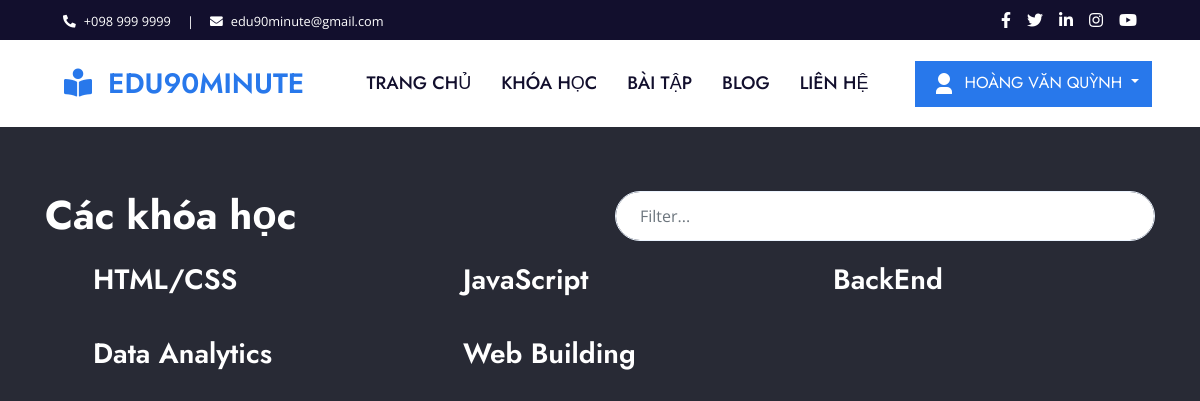
/?ctl=courses (signed in), run on an earlier commit of the app's database.
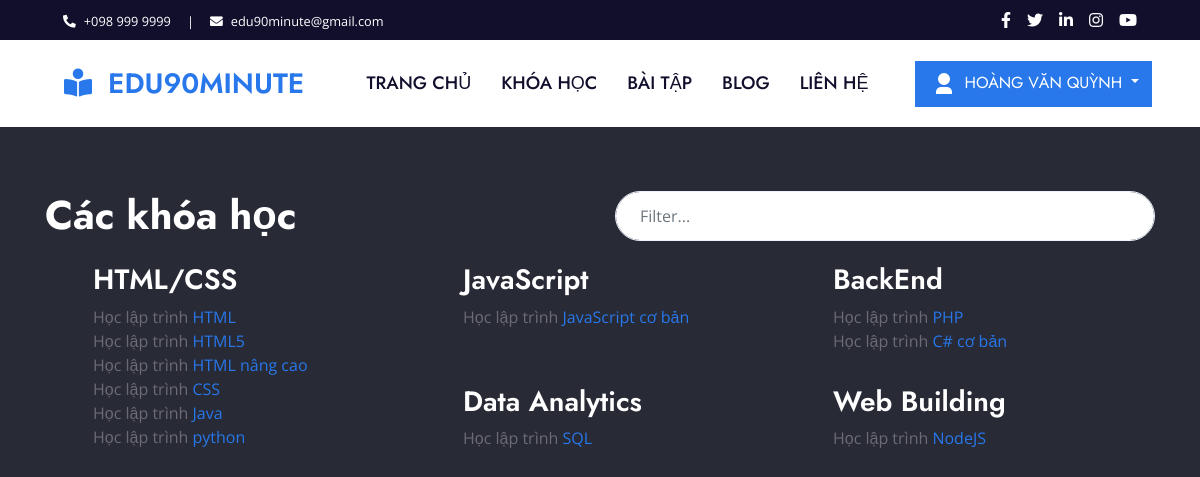
And on a later commit of the database.
### tables this page shows
CREATE TABLE `topics` (
  `id` int(10) UNSIGNED NOT NULL,
  `name` varchar(255) NOT NULL,
  `status` smallint(6) NOT NULL DEFAULT 1,
  `created_at` timestamp NULL DEFAULT NULL,
  `updated_at` timestamp NULL DEFAULT NULL
);

CREATE TABLE `courses` (
  `id` int(10) UNSIGNED NOT NULL,
  `name` varchar(255) NOT NULL,
  `described` varchar(255) NOT NULL,
  `fileUpload` varchar(255) NOT NULL,
  `price` int(11) NOT NULL DEFAULT 0,
  `inputs` text NOT NULL,
  `outputs` text NOT NULL,
  `interact` int(11) NOT NULL DEFAULT 0,
  `relate` float NOT NULL,
  `tags` varchar(255) NOT NULL,
  `created_at` timestamp NULL DEFAULT current_timestamp(),
  `state` smallint(6) NOT NULL DEFAULT 0,
  `topicId` varchar(50) NOT NULL
);

### Controllers/BaseController.php (called while the page is built, shortened)
<?php
class BaseController{
    protected function view($viewPath, array $data = []){
        include self::VIEWS_FOLDER_NAME . str_replace('.', '/', $viewPath) . '.php';
    }
}

### Controllers/CoursesController.php (called while the page is built, shortened)
<?php
class CoursesController extends BaseController{
    protected $coursesModel;
    protected $topicsModel;
    protected $data = [];
    public function __construct() {
        $this->coursesModel = new CoursesModel();
        $this->topicsModel = new TopicsModel();
    }
    public function index(){
        $this->data['courses'] = $this->coursesModel->all('', '', '', '', '', ['relate' => 'asc']);
        $this->data['topics'] = $this->topicsModel->all();
        return $this->view('courses.index', $this->data);
    }
}

### Views/main.php (called while the page is built, shortened)
<?php
        $actionName = $_REQUEST['act'] ?? 'index';
        $controllerObj = new $controllerName;
        $controllerObj->$actionName();
    ?>

### Models/BaseModel.php (called while the page is built, shortened)
<?php
    class BaseModel extends Database
    {
        protected $connect;
        protected $table;
        protected $colums = ['*'];
        public function  __construct() {
            $this->connect = $this->connect();
        }
        public function all($table = '', $colums = [], $where = [], $start=0, $limit = null, $orderBy = []){
            if(!empty($colums)){
                $select = implode(',', $colums);
            }else $select = implode(',', $this->colums);
            $table = empty($table) ? $this->table : $table;
            $sql = "SELECT ${select} FROM $table";
            $sql = trim($sql ,'OR ');
            if(!empty($orderBy)){
                $sql .= " ORDER BY " .array_keys($orderBy)[0] . " " . array_values($orderBy)[0];
            }
            $query = $this->_query($sql);
            $data = [];
            while($row = mysqli_fetch_assoc($query)){
                $data[] = $row;
            }
            return $data;
        }
        protected function _query($sql){
            return mysqli_query($this->connect, $sql);
        }
    }

### Core/Database.php (called while the page is built, shortened)
<?php
    class Database
    {
        public function  connect(){
            $connect = mysqli_connect(self::DB_HOST, self::DB_USER, self::DB_PASSWORD, self::DB_NAME);
            mysqli_set_charset($connect, 'utf8');
            if(mysqli_connect_errno() === 0){
                return $connect;
            }
            return false;
        }
    }

### Views/courses/index.php (the view)
<div class="modal modal-courses pb-5">
    <span class="btn close-icon ti-close btn-close"><i></i></span>
    <div class="container">
        <div class="row pt-5">
            <h1 class="col-sm-6 text-white">Các khóa học</h1>
            <div class="col-sm-6 search">
                <input type="text" class="form-control border-light py-4 pl-4 pr-5 rounded-pill" name="sr-courses" id="sr-courses" placeholder="Filter...">
            </div>
        </div>
        <?php
            if(isset($topics)){
                foreach($topics as $topic){
        ?>
            <div class="col-sm-4 px-5 py-3 float-left">
                <h3 class="text-white"> <?php echo $topic['name']; ?> </h3>
                <?php
                    if(isset($courses)){
                        foreach($courses as $course){
                            if($course['topicId'] == $topic['name']){
                ?>
                <div>
                    Học lập trình <a href="#"> <?php echo $course['name']; ?> </a>
                </div>
                <?php }}} ?>
            </div>
        <?php }} ?>
    </div>
</div>

### index.php (shortened to what this page needs)
<!DOCTYPE html>
<html lang="en">
<head>
    <link rel="stylesheet" href="https://cdn.jsdelivr.net/npm/boxicons@latest/css/boxicons.min.css">
    <link href="https://cdnjs.cloudflare.com/ajax/libs/font-awesome/5.10.0/css/all.min.css" rel="stylesheet">
    <link href="lib/owlcarousel/assets/owl.carousel.min.css" rel="stylesheet">
    <link href="./css/style.css" rel="stylesheet">
    <link href="./css/myStyle.css" rel="stylesheet">
</head>
<body>
    <?php
            require_once "./Controllers/BaseController.php";
            require_once "./Core/Database.php";
            require_once "./Models/BaseModel.php";
            if(isset($_SESSION['role']) && count($_SESSION['permissions']) > 0) {
                require_once("Views/admin/index.php");
            }else{
                include("Views/menu.php");
                include("Views/main.php");
                include("Views/footer.php");
            }
        ?>
</body>
</html>

### Views/menu.php (shortened to what this page needs)
<div class="fixed-top">
    <div class="container-fluid bg-dark">
        <div class="row py-2 px-lg-5">
            <div class="col-lg-6 text-center text-lg-left mb-2 mb-lg-0">
                <div class="d-inline-flex align-items-center text-white">
                    <small><i class="fa fa-phone-alt mr-2"></i>+098 999 9999</small>
                    <small class="px-3">|</small>
                    <small><i class="fa fa-envelope mr-2"></i>edu90minute@gmail.com</small>
                </div>
            </div>
            <div class="col-lg-6 text-center text-lg-right">
                <div class="d-inline-flex align-items-center">
                    <a class="text-white px-2" href="">
                        <i class="fab fa-facebook-f"></i>
                    </a>
                    <a class="text-white px-2" href="">
                        <i class="fab fa-twitter"></i>
                    </a>
                    <a class="text-white px-2" href="">
                        <i class="fab fa-linkedin-in"></i>
                    </a>
                    <a class="text-white px-2" href="">
                        <i class="fab fa-instagram"></i>
                    </a>
                    <a class="text-white pl-2" href="">
                        <i class="fab fa-youtube"></i>
                    </a>
                </div>
            </div>
        </div>
    </div>
  <div class="container-fluid p-0">
        <nav class="navbar navbar-expand-lg bg-white navbar-light py-3 py-lg-0 px-lg-2 px-xl-5">
            <a href="./" class="navbar-brand ml-lg-3">
                <h3 class="m-0 text-uppercase text-primary"><i class="fa fa-book-reader mr-3"></i>Edu90minute</h3>
            </a>
            <div class="collapse navbar-collapse justify-content-between text-uppercase" id="navbarCollapse">
                <div class="navbar-nav mx-auto py-0">
                    <a href="./" class="nav-item nav-link active">Trang chủ</a>
                    <a href="./?ctl=courses" class="nav-item nav-link">Khóa học</a>
                    <a href="./?ctl=exercises" class="nav-item nav-link">Bài tập</a>
                    <a href="" class="nav-item nav-link">Blog</a>
                    <a href="" class="nav-item nav-link">Liên hệ</a>
                </div>
                <?php
                    if(isset($_SESSION['role'])){
                ?>
                    <div class="dropdown">
                    <a class="btn btn-primary dropdown-toggle text-white fw-bold" type="button" id="dropdownMenuButton1" data-bs-toggle="dropdown" aria-expanded="false">
                            <?php
                                echo "<img class='p-1 nav-item' src='./img/user.png'> " . $_SESSION['name'];
                            ?>
                    </a>
                    </div>
                <?php
                    }
                    else{
                    ?>
                        <a href="Views/users/login.php" class="btn btn-primary py-2 px-4 d-none d-inline-block">Đăng nhập</a>
                        <a href="Views/users/register.php" class="btn btn-success py-2 px-4 d-none d-inline-block">Đăng ký</a>
                    <?php
                    }
                ?>
            </div>
        </nav>
    </div>
</div>

### Views/footer.php
<div class="container-fluid position-relative bg-dark text-white-50 mt-0">
    <div class="container mt-5 pt-5">
        <div class="row">
            <h3 class="col-12 text-white mb-4">Liên hệ</h3>
            <div class="col-md-auto">
                <a target="_blank" href="https://www.google.com/maps/place/130+Xu%C3%A2n+Th%E1%BB%A7y,+D%E1%BB%8Bch+V%E1%BB%8Dng+H%E1%BA%ADu,+C%E1%BA%A7u+Gi%E1%BA%A5y,+H%C3%A0+N%E1%BB%99i/@21.036566,105.784298,17z/data=!3m1!4b1!4m6!3m5!1s0x3135ab4a83565f05:0x454e00253fff1782!8m2!3d21.036566!4d105.784298!16s%2Fg%2F11csmyfqqn?entry=ttu" class="text-white"><i class="fa fa-map-marker-alt mr-2"></i>130 Xuân Thủy, Cầu Giấy, Hà Nội</a>
            </div>
            <div class="col-md-auto">
                <a class="text-white" href="tel:0347525140"><i class="fa fa-phone-alt mr-2"></i>+098 999 9999</a>
            </div>
            <div class="col-md-auto">
                <a class="text-white" href="mailto:edu90miute@gmail.com"><i class="fa fa-envelope mr-2"></i>edu90miute@gmail.com</a>
            </div>
            <div class="col-12 d-flex justify-content-start mt-2 mb-4">
                <a class="text-white mr-4" href="#"><i class="fab fa-2x fa-twitter"></i></a>
                <a class="text-white mr-4" href="#"><i class="fab fa-2x fa-facebook-f"></i></a>
                <a class="text-white mr-4" href="#"><i class="fab fa-2x fa-linkedin-in"></i></a>
                <a class="text-white" href="#"><i class="fab fa-2x fa-instagram"></i></a>
            </div>
        </div>
    </div>
</div>
<div class="container-fluid bg-dark text-white-50 border-top py-4" style="border-color: rgba(256, 256, 256, .1) !important;">
    <div class="container">
        <div class="text-md-left mb-3 mb-md-0">
            <p class="m-0 text-center">Copyright &copy; <a class="text-white" href="#">edu90minute.com</a>. All Rights Reserved.
            </p>
        </div>
    </div>
</div>

### css/myStyle.css (style rules this page uses)
.close-icon { float: right; font-size: 2rem; color: #fff; background: rgba(0, 0, 0, 0); }
.modal { display: block; background-color: #282a35; position: fixed; z-index: 100; inset: 0; width: 100%; height: 100vh; padding-top: 143px; overflow-y: auto; }

What changed in the data, as far as the page shows it:
changed topics "HTML/CSS": gains courses (name "HTML"); gains courses (name "CSS"); gains courses (name "Java"); gains courses (name "python")
added courses: name "HTML5", shown under topics "HTML/CSS"
added courses: name "HTML nâng cao", shown under topics "HTML/CSS"
changed topics "JavaScript": gains courses (name "JavaScript cơ bản")
changed topics "BackEnd": gains courses (name "PHP"); gains courses (name "C# cơ bản")
changed topics "Data Analytics": gains courses (name "SQL")
changed topics "Web Building": gains courses (name "NodeJS")
